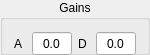
            <widget class="QGroupBox" name="gainsGroupBox">
             <property name="sizePolicy">
              <sizepolicy hsizetype="Fixed" vsizetype="Fixed">
               <horstretch>0</horstretch>
               <verstretch>0</verstretch>
              </sizepolicy>
             </property>
             <property name="minimumSize">
              <size>
               <width>150</width>
               <height>55</height>
              </size>
             </property>
             <property name="maximumSize">
              <size>
               <width>150</width>
               <height>55</height>
              </size>
             </property>
             <property name="toolTip">
              <string notr="true"/>
             </property>
             <property name="title">
              <string notr="true">Gains</string>
             </property>
             <property name="alignment">
              <set>Qt::AlignHCenter|Qt::AlignTop</set>
             </property>
             <layout class="QHBoxLayout" name="horizontalLayout_7">
              <property name="bottomMargin">
               <number>9</number>
              </property>
              <item>
               <widget class="QLabel" name="gainLabelA">
                <property name="sizePolicy">
                 <sizepolicy hsizetype="Fixed" vsizetype="Fixed">
                  <horstretch>0</horstretch>
                  <verstretch>0</verstretch>
                 </sizepolicy>
                </property>
                <property name="minimumSize">
                 <size>
                  <width>12</width>
                  <height>25</height>
                 </size>
                </property>
                <property name="maximumSize">
                 <size>
                  <width>12</width>
                  <height>25</height>
                 </size>
                </property>
                <property name="toolTip">
                 <string notr="true">Analog gain reported by the camera.
Values between 1 and 16.</string>
                </property>
                <property name="text">
                 <string notr="true">A</string>
                </property>
               </widget>
              </item>
              <item>
               <widget class="QDoubleSpinBox" name="gainBoxA">
                <property name="sizePolicy">
                 <sizepolicy hsizetype="Fixed" vsizetype="Fixed">
                  <horstretch>0</horstretch>
                  <verstretch>0</verstretch>
                 </sizepolicy>
                </property>
                <property name="minimumSize">
                 <size>
                  <width>40</width>
                  <height>25</height>
                 </size>
                </property>
                <property name="maximumSize">
                 <size>
                  <width>40</width>
                  <height>25</height>
                 </size>
                </property>
                <property name="toolTip">
                 <string notr="true">Analog gain reported by the camera.
Values between 1 and 16.</string>
                </property>
                <property name="alignment">
                 <set>Qt::AlignCenter</set>
                </property>
                <property name="readOnly">
                 <bool>true</bool>
                </property>
                <property name="buttonSymbols">
                 <enum>QAbstractSpinBox::NoButtons</enum>
                </property>
                <property name="decimals">
                 <number>1</number>
                </property>
                <property name="maximum">
                 <double>20.000000000000000</double>
                </property>
                <property name="singleStep">
                 <double>0.100000000000000</double>
                </property>
               </widget>
              </item>
              <item>
               <spacer name="horizontalSpacer_8">
                <property name="orientation">
                 <enum>Qt::Horizontal</enum>
                </property>
                <property name="sizeHint" stdset="0">
                 <size>
                  <width>13</width>
                  <height>20</height>
                 </size>
                </property>
               </spacer>
              </item>
              <item>
               <widget class="QLabel" name="gainLabelD">
                <property name="sizePolicy">
                 <sizepolicy hsizetype="Fixed" vsizetype="Fixed">
                  <horstretch>0</horstretch>
                  <verstretch>0</verstretch>
                 </sizepolicy>
                </property>
                <property name="minimumSize">
                 <size>
                  <width>12</width>
                  <height>25</height>
                 </size>
                </property>
                <property name="maximumSize">
                 <size>
                  <width>12</width>
                  <height>25</height>
                 </size>
                </property>
                <property name="toolTip">
                 <string notr="true">Digital gain reported by camera.
If it is not close to 1, the lighting is too low.</string>
                </property>
                <property name="text">
                 <string notr="true">D</string>
                </property>
               </widget>
              </item>
              <item>
               <widget class="QDoubleSpinBox" name="gainBoxD">
                <property name="sizePolicy">
                 <sizepolicy hsizetype="Fixed" vsizetype="Fixed">
                  <horstretch>0</horstretch>
                  <verstretch>0</verstretch>
                 </sizepolicy>
                </property>
                <property name="minimumSize">
                 <size>
                  <width>40</width>
                  <height>25</height>
                 </size>
                </property>
                <property name="maximumSize">
                 <size>
                  <width>40</width>
                  <height>25</height>
                 </size>
                </property>
                <property name="toolTip">
                 <string notr="true">Digital gain reported by camera.
If it is not close to 1, the lighting is too low.</string>
                </property>
                <property name="alignment">
                 <set>Qt::AlignCenter</set>
                </property>
                <property name="readOnly">
                 <bool>true</bool>
                </property>
                <property name="buttonSymbols">
                 <enum>QAbstractSpinBox::NoButtons</enum>
                </property>
                <property name="decimals">
                 <number>1</number>
                </property>
                <property name="maximum">
                 <double>20.000000000000000</double>
                </property>
                <property name="singleStep">
                 <double>0.100000000000000</double>
                </property>
               </widget>
              </item>
             </layout>
            </widget>
